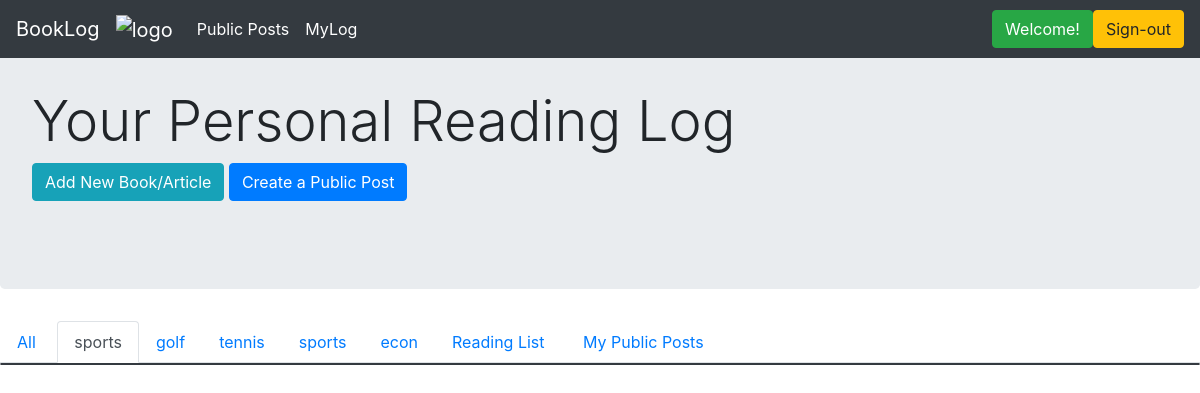
The page /myLog/1 (signed in) on the database as committed earlier.
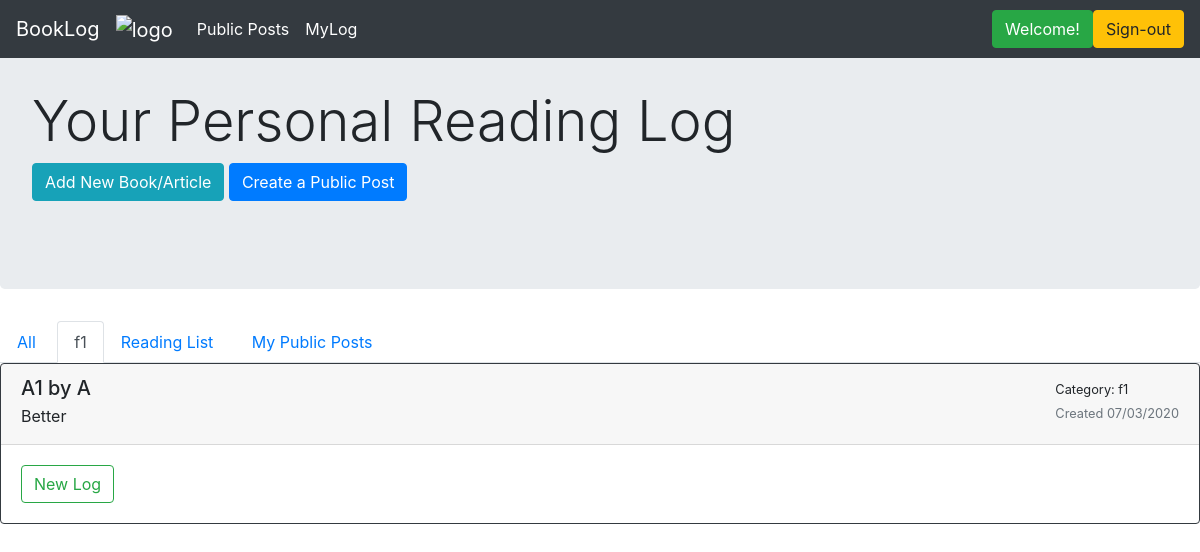
The same page on the database as committed later.
### application/models.py (models this page shows)
class Category(db.Model):
    __tablename__ = 'categories'
    id = db.Column(db.Integer, primary_key=True)
    name = db.Column(db.String(150), index=True, nullable=False, unique=False)
    user_id = db.Column(db.Integer, ForeignKey('users.id'), nullable=False, index=False)
    user = relationship("User", backref="categories", foreign_keys=[user_id])

class Book(db.Model):
    __tablename__ = 'books_and_other_readings'
    id = db.Column(db.Integer, primary_key=True)
    title = db.Column(db.String(80), index=True, unique=False, nullable=False)
    author = db.Column(db.String(80), index=False, unique=False, nullable=True)
    date_started = db.Column(db.DateTime, index=False, unique=False, nullable=False)
    description = db.Column(db.Text, index=False, unique=False, nullable=True)
    complete = db.Column(db.Boolean, index=False, unique=False, nullable=True)
    user_id = db.Column(db.Integer, ForeignKey('users.id'), nullable=False, index=True)
    user = relationship("User", backref = "books", foreign_keys=[user_id])
    cat_id = db.Column(db.Integer, ForeignKey('categories.id'), nullable=True, index=True)
    category = relationship("Category", backref="books", foreign_keys=[cat_id])

### application/routes.py (the view)
@main_bp.route("/myLog/<int:cat_id>", methods=['GET'])
@login_required
def myLogCat(cat_id):
    user = User.query.filter_by(id=session.get("user_id")).first()
    books = user.books
    selected_books = []
    for book in books:
        if book.cat_id == cat_id:
            selected_books.append(book)
    cats = user.categories
    return render_template("category.html", name=session.get("user_id"), user=user, books=selected_books, cats=cats, curr_cat=cat_id)

### application/auth.py (called while the page is built)
@auth_bp.before_app_request
def load_logged_in_user():
    user_id = session.get('user_id')
    if user_id is None:
        g.user = None
    else:
        g.user = User.query.filter_by(id=user_id).first()

def login_required(view):
    @functools.wraps(view)
    def wrapped_view(**kwargs):
        if g.user is None:
            return redirect(url_for('auth_bp.login'))
        return view(**kwargs)
    return wrapped_view

### application/routes.py (called while the page is built)
@main_bp.before_app_request
def load_logged_in_user():
    user_id = session.get('user_id')
    if user_id is None:
        g.user = None
    else:
        g.user = User.query.filter_by(id=user_id).first()

### application/templates/category.html (shortened to what this page needs)
{% extends 'layout.html' %}
{% block content %}
<div class="jumbotron">
    <br>
    <h1 class="display-4">Your Personal Reading Log</h1>
    <a href="{{url_for('main_bp.create_new')}}" class="btn btn-info" role="button">Add New Book/Article</a>
    <a href="{{url_for('main_bp.create_public_post')}}" class="btn btn-primary" role="button">Create a Public Post</a>
    <br>
    <br>
</div>
<ul class="nav nav-tabs">
  <li class="nav-item"> <a class="nav-link" href="{{url_for('main_bp.myLog')}}">All&nbsp;</a> </li>
  {% for cat in cats %}
      {% if cat.id == curr_cat %}
          <li class="nav-item"> <a class="nav-link active" href="#">{{cat.name}}</a> </li>
      {% else %}
          <li class="nav-item"> <a class="nav-link" href="{{url_for('main_bp.myLogCat', cat_id=cat.id)}}">{{cat.name}}</a> </li>
      {% endif %}
  {% endfor %}
  <li class="nav-item"> <a class="nav-link" href="{{ url_for('main_bp.reading_list')}}">Reading List&nbsp;</a></li>
  <li class="nav-item"> <a class="nav-link" href="{{ url_for('main_bp.my_public_posts')}}">My Public Posts&nbsp;&nbsp;</a></li>
  <div class="btn-toolbar" role="toolbar">
  </div>
</ul>
<div class="card text-left border-dark mb-3">
{% for book in books|reverse %}
  <div class="card-header position-sticky justify-content-between">
      <div class="float-right">
      <small>Category: {{book.category.name}}</small> <br>
      <small class="text-muted">Created {{ book.date_started.strftime("%m/%d/%Y") }}</small>
      </div>
      {% if book.author != "" %}
          <h5 class="mb-1">{{ book.title }} by {{ book.author }}</h5>
      {% else %}
          <h5 class="mb-1">{{ book.title }}</h5>
      {% endif %}
      <p class="mb-1"> {{ book.description }} </p>
  </div>
  <div class="card-body">
  <div class="end">
  <button class="btn btn-outline-success" type="button" data-toggle="collapse" area-expanded="false" data-target={{"#log" + loop.index|string}}>New Log</button>
    </div>
    </div>
{% endfor %}
</div>
{% endblock %}

Rows that differ between the two databases and show on the page:
removed Category: name "golf"
removed Category: name "tennis"
removed Category: name "sports"
removed Category: name "econ"
changed Category: name "sports" → "f1"
now on this page (row edited): Book: category.name "f1", date_started "07/03/2020", title "A1", author "A", description "Better"
